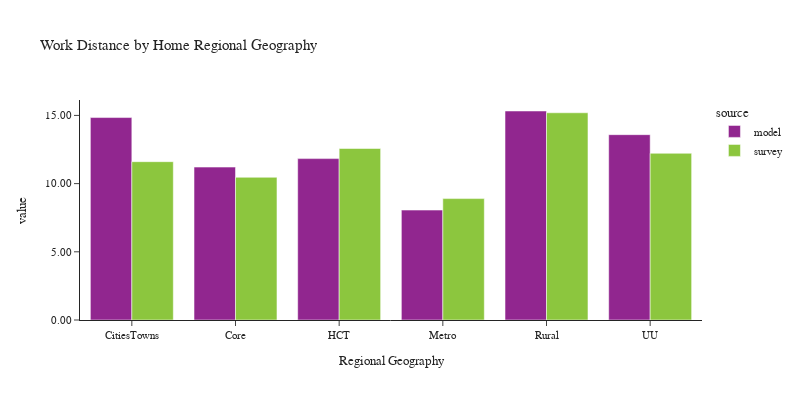

Notebook code for this chart:
### Code cell
plot_work_location(df_workers, 'rg_proposed_home', 'Home Regional Geography', 'Regional Geography')

### Figure 1 — Plotly figure (JSON) as saved in the notebook; plotly's stock layout.template omitted (floating-point values rounded to 4 significant figures)
{"data": [{"alignmentgroup": "True", "customdata": [[178682], [485923], [458868], [715072], [242618], [84569]], "hovertemplate": "source=model<br>rg_proposed_home=%{x}<br>value=%{y}<br>sample count=%{customdata[0]}<extra></extra>", "legendgroup": "model", "marker": {"color": "#91268F", "pattern": {"shape": ""}}, "name": "model", "offsetgroup": "model", "orientation": "v", "showlegend": true, "textposition": "auto", "type": "bar", "x": ["CitiesTowns", "Core", "HCT", "Metro", "Rural", "UU"], "xaxis": "x", "y": [14.84, 11.21, 11.83, 8.059, 15.32, 13.59], "yaxis": "y"}, {"alignmentgroup": "True", "customdata": [[54], [150], [206], [1050], [109], [23]], "hovertemplate": "source=survey<br>rg_proposed_home=%{x}<br>value=%{y}<br>sample count=%{customdata[0]}<extra></extra>", "legendgroup": "survey", "marker": {"color": "#8CC63E", "pattern": {"shape": ""}}, "name": "survey", "offsetgroup": "survey", "orientation": "v", "showlegend": true, "textposition": "auto", "type": "bar", "x": ["CitiesTowns", "Core", "HCT", "Metro", "Rural", "UU"], "xaxis": "x", "y": [11.61, 10.46, 12.57, 8.902, 15.19, 12.22], "yaxis": "y"}], "layout": {"barmode": "group", "font": {"size": 11}, "height": 400, "legend": {"title": {"text": "source"}, "tracegroupgap": 0}, "title": {"text": "Work Distance by Home Regional Geography"}, "width": 800, "xaxis": {"anchor": "y", "domain": [0.0, 1.0], "title": {"text": "Regional Geography"}}, "yaxis": {"anchor": "x", "domain": [0.0, 1.0], "tickformat": ".2f", "title": {"text": "value"}}}}
